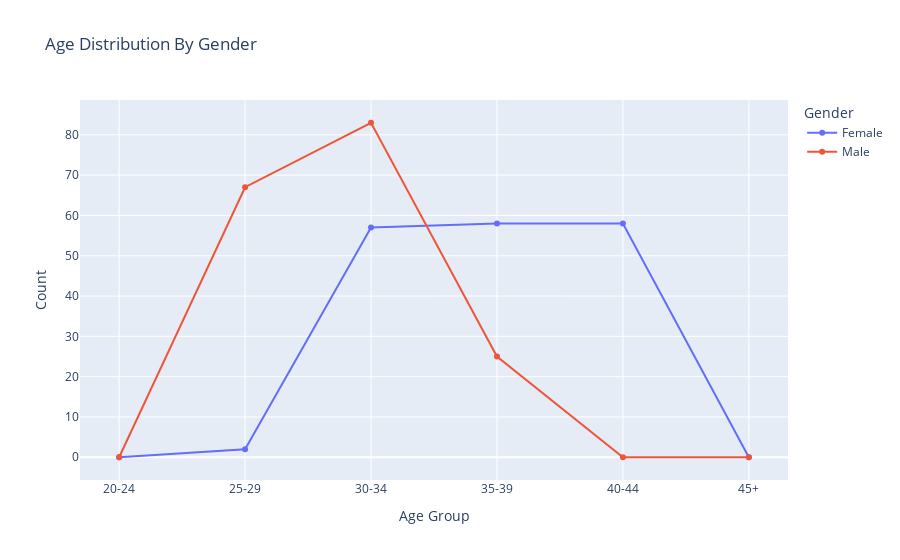

The notebook cell this image was saved under:
### Code cell
age_gender_dist = df.groupby(['Gender', 'AgeBin'])['Gender'].size().reset_index(name='Count')

fig = pltx.line(
    age_gender_dist, 
    x="AgeBin", 
    y="Count", 
    color="Gender", 
    markers=True, 
    title="Age Distribution By Gender"
)

fig.update_xaxes(title="Age Group")
fig.update_yaxes(title="Count")

fig.show()

### Figure 1 — Plotly figure (JSON) as saved in the notebook; plotly's stock layout.template omitted (floating-point values rounded to 4 significant figures)
{"data": [{"hovertemplate": "Gender=Female<br>AgeBin=%{x}<br>Count=%{y}<extra></extra>", "legendgroup": "Female", "line": {"color": "#636efa", "dash": "solid"}, "marker": {"symbol": "circle"}, "mode": "lines+markers", "name": "Female", "orientation": "v", "showlegend": true, "type": "scatter", "x": ["20-24", "25-29", "30-34", "35-39", "40-44", "45+"], "xaxis": "x", "y": [0, 2, 57, 58, 58, 0], "yaxis": "y"}, {"hovertemplate": "Gender=Male<br>AgeBin=%{x}<br>Count=%{y}<extra></extra>", "legendgroup": "Male", "line": {"color": "#EF553B", "dash": "solid"}, "marker": {"symbol": "circle"}, "mode": "lines+markers", "name": "Male", "orientation": "v", "showlegend": true, "type": "scatter", "x": ["20-24", "25-29", "30-34", "35-39", "40-44", "45+"], "xaxis": "x", "y": [0, 67, 83, 25, 0, 0], "yaxis": "y"}], "layout": {"legend": {"title": {"text": "Gender"}, "tracegroupgap": 0}, "title": {"text": "Age Distribution By Gender"}, "xaxis": {"anchor": "y", "domain": [0, 1], "title": {"text": "Age Group"}}, "yaxis": {"anchor": "x", "domain": [0, 1], "title": {"text": "Count"}}}}
